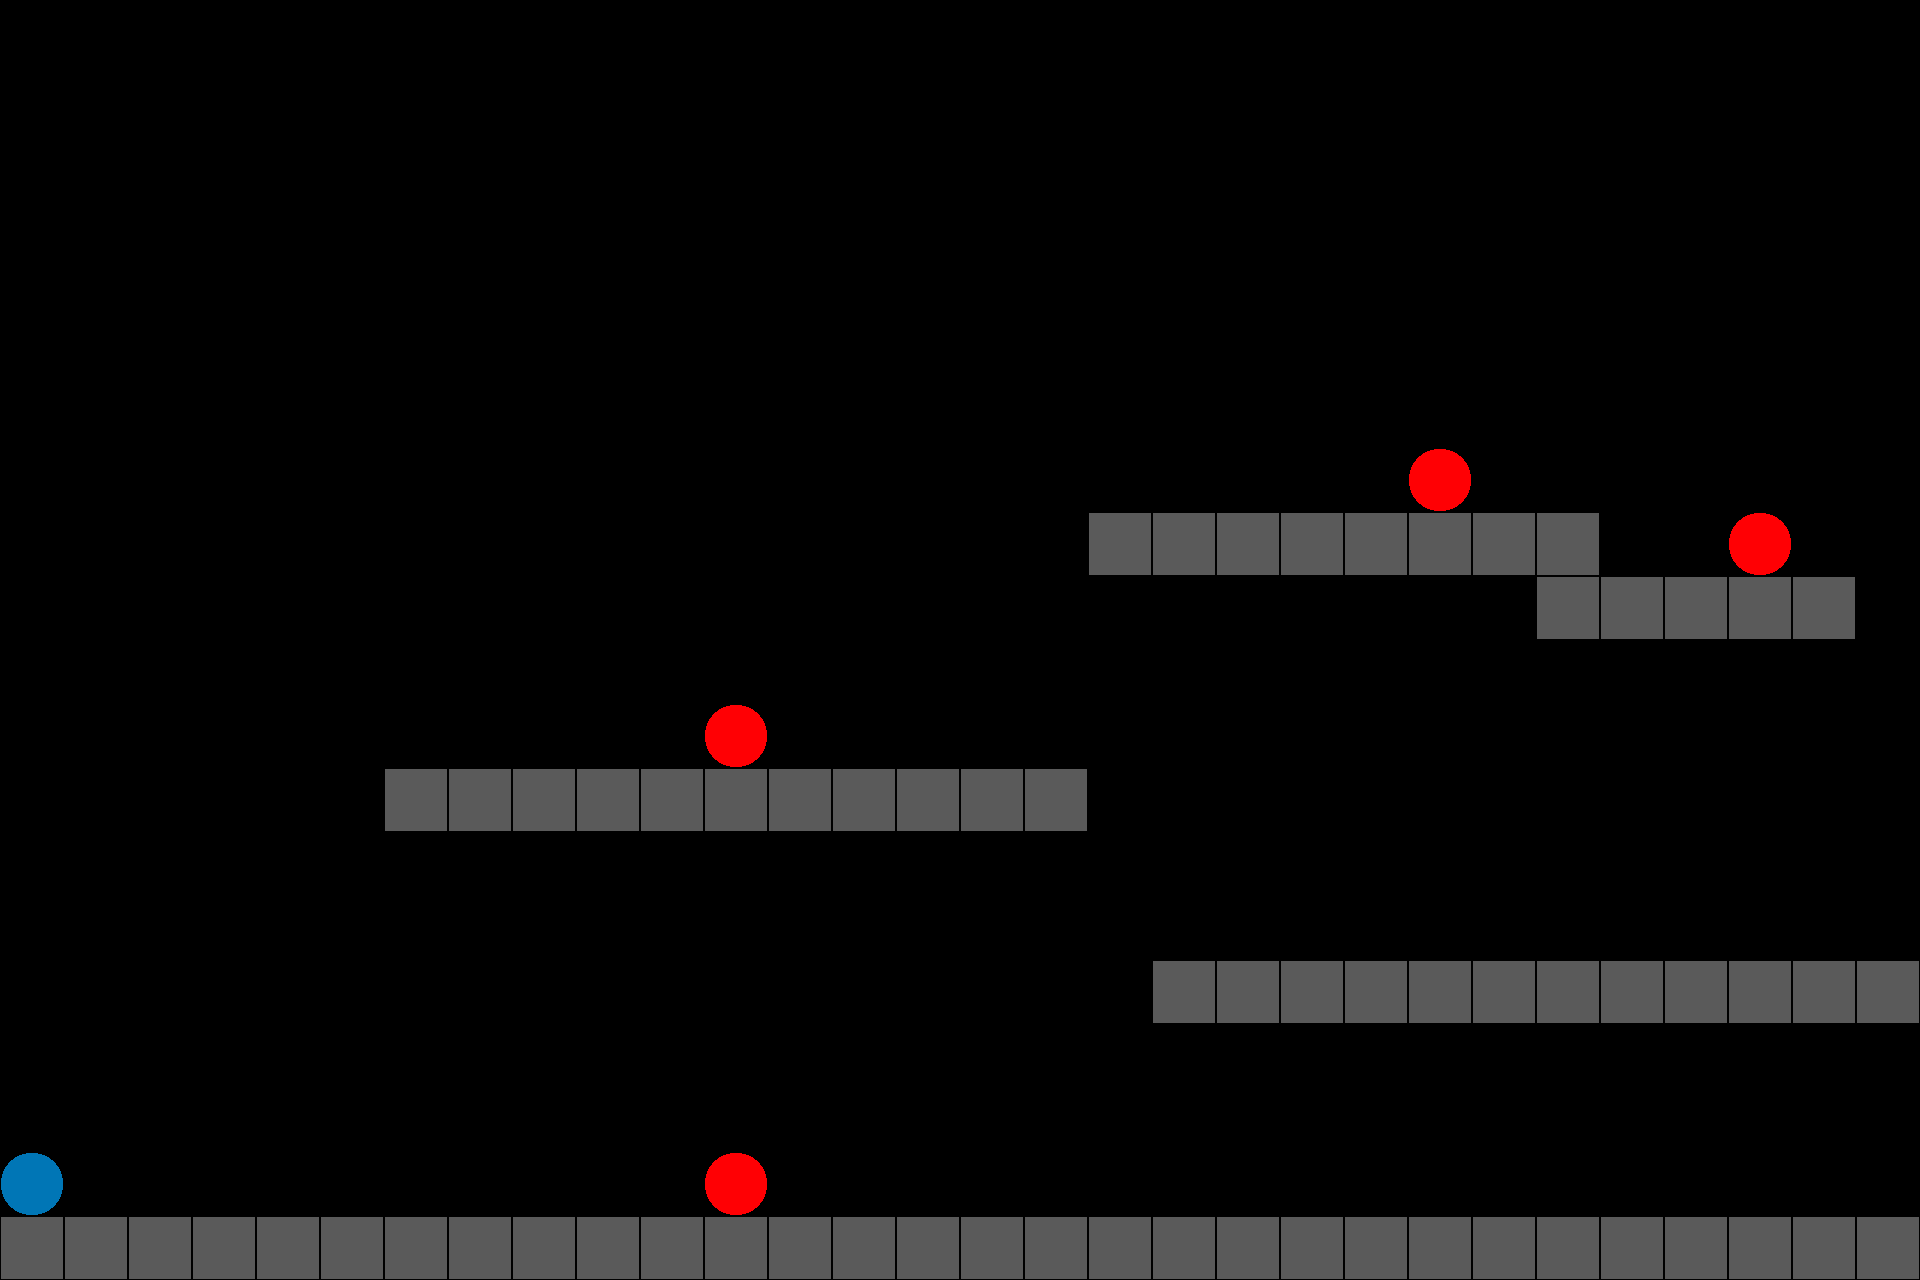

This game map was drawn from its Tiled (.tmx) file and the tilesets committed beside it. A one-line description and the full map source follow:
An orthogonal 30x20 tile map with 64x64 px tiles, 2 tile layers (Blocks, Spawners), 2 tilesets.

<map version="1.10" tiledversion="1.10.0" orientation="orthogonal" renderorder="right-down" width="30" height="20" tilewidth="64" tileheight="64" infinite="0" nextlayerid="3" nextobjectid="1">
 <tileset firstgid="1" source="../tilesets/map.tsx" />
 <tileset firstgid="2" source="../tilesets/spawners.tsx" />
 <layer id="1" name="Blocks" width="30" height="20">
  <data encoding="csv">
0,0,0,0,0,0,0,0,0,0,0,0,0,0,0,0,0,0,0,0,0,0,0,0,0,0,0,0,0,0,
0,0,0,0,0,0,0,0,0,0,0,0,0,0,0,0,0,0,0,0,0,0,0,0,0,0,0,0,0,0,
0,0,0,0,0,0,0,0,0,0,0,0,0,0,0,0,0,0,0,0,0,0,0,0,0,0,0,0,0,0,
0,0,0,0,0,0,0,0,0,0,0,0,0,0,0,0,0,0,0,0,0,0,0,0,0,0,0,0,0,0,
0,0,0,0,0,0,0,0,0,0,0,0,0,0,0,0,0,0,0,0,0,0,0,0,0,0,0,0,0,0,
0,0,0,0,0,0,0,0,0,0,0,0,0,0,0,0,0,0,0,0,0,0,0,0,0,0,0,0,0,0,
0,0,0,0,0,0,0,0,0,0,0,0,0,0,0,0,0,0,0,0,0,0,0,0,0,0,0,0,0,0,
0,0,0,0,0,0,0,0,0,0,0,0,0,0,0,0,0,0,0,0,0,0,0,0,0,0,0,0,0,0,
0,0,0,0,0,0,0,0,0,0,0,0,0,0,0,0,0,1,1,1,1,1,1,1,1,0,0,0,0,0,
0,0,0,0,0,0,0,0,0,0,0,0,0,0,0,0,0,0,0,0,0,0,0,0,1,1,1,1,1,0,
0,0,0,0,0,0,0,0,0,0,0,0,0,0,0,0,0,0,0,0,0,0,0,0,0,0,0,0,0,0,
0,0,0,0,0,0,0,0,0,0,0,0,0,0,0,0,0,0,0,0,0,0,0,0,0,0,0,0,0,0,
0,0,0,0,0,0,1,1,1,1,1,1,1,1,1,1,1,0,0,0,0,0,0,0,0,0,0,0,0,0,
0,0,0,0,0,0,0,0,0,0,0,0,0,0,0,0,0,0,0,0,0,0,0,0,0,0,0,0,0,0,
0,0,0,0,0,0,0,0,0,0,0,0,0,0,0,0,0,0,0,0,0,0,0,0,0,0,0,0,0,0,
0,0,0,0,0,0,0,0,0,0,0,0,0,0,0,0,0,0,1,1,1,1,1,1,1,1,1,1,1,1,
0,0,0,0,0,0,0,0,0,0,0,0,0,0,0,0,0,0,0,0,0,0,0,0,0,0,0,0,0,0,
0,0,0,0,0,0,0,0,0,0,0,0,0,0,0,0,0,0,0,0,0,0,0,0,0,0,0,0,0,0,
0,0,0,0,0,0,0,0,0,0,0,0,0,0,0,0,0,0,0,0,0,0,0,0,0,0,0,0,0,0,
1,1,1,1,1,1,1,1,1,1,1,1,1,1,1,1,1,1,1,1,1,1,1,1,1,1,1,1,1,1
</data>
 </layer>
 <layer id="2" name="Spawners" width="30" height="20">
  <data encoding="csv">
0,0,0,0,0,0,0,0,0,0,0,0,0,0,0,0,0,0,0,0,0,0,0,0,0,0,0,0,0,0,
0,0,0,0,0,0,0,0,0,0,0,0,0,0,0,0,0,0,0,0,0,0,0,0,0,0,0,0,0,0,
0,0,0,0,0,0,0,0,0,0,0,0,0,0,0,0,0,0,0,0,0,0,0,0,0,0,0,0,0,0,
0,0,0,0,0,0,0,0,0,0,0,0,0,0,0,0,0,0,0,0,0,0,0,0,0,0,0,0,0,0,
0,0,0,0,0,0,0,0,0,0,0,0,0,0,0,0,0,0,0,0,0,0,0,0,0,0,0,0,0,0,
0,0,0,0,0,0,0,0,0,0,0,0,0,0,0,0,0,0,0,0,0,0,0,0,0,0,0,0,0,0,
0,0,0,0,0,0,0,0,0,0,0,0,0,0,0,0,0,0,0,0,0,0,0,0,0,0,0,0,0,0,
0,0,0,0,0,0,0,0,0,0,0,0,0,0,0,0,0,0,0,0,0,0,3,0,0,0,0,0,0,0,
0,0,0,0,0,0,0,0,0,0,0,0,0,0,0,0,0,0,0,0,0,0,0,0,0,0,0,3,0,0,
0,0,0,0,0,0,0,0,0,0,0,0,0,0,0,0,0,0,0,0,0,0,0,0,0,0,0,0,0,0,
0,0,0,0,0,0,0,0,0,0,0,0,0,0,0,0,0,0,0,0,0,0,0,0,0,0,0,0,0,0,
0,0,0,0,0,0,0,0,0,0,0,3,0,0,0,0,0,0,0,0,0,0,0,0,0,0,0,0,0,0,
0,0,0,0,0,0,0,0,0,0,0,0,0,0,0,0,0,0,0,0,0,0,0,0,0,0,0,0,0,0,
0,0,0,0,0,0,0,0,0,0,0,0,0,0,0,0,0,0,0,0,0,0,0,0,0,0,0,0,0,0,
0,0,0,0,0,0,0,0,0,0,0,0,0,0,0,0,0,0,0,0,0,0,0,0,0,0,0,0,0,0,
0,0,0,0,0,0,0,0,0,0,0,0,0,0,0,0,0,0,0,0,0,0,0,0,0,0,0,0,0,0,
0,0,0,0,0,0,0,0,0,0,0,0,0,0,0,0,0,0,0,0,0,0,0,0,0,0,0,0,0,0,
0,0,0,0,0,0,0,0,0,0,0,0,0,0,0,0,0,0,0,0,0,0,0,0,0,0,0,0,0,0,
2,0,0,0,0,0,0,0,0,0,0,3,0,0,0,0,0,0,0,0,0,0,0,0,0,0,0,0,0,0,
0,0,0,0,0,0,0,0,0,0,0,0,0,0,0,0,0,0,0,0,0,0,0,0,0,0,0,0,0,0
</data>
 </layer>
</map>
